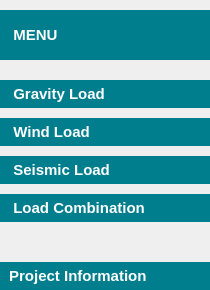
     <widget class="QWidget" name="leftMenu" native="true">
      <property name="minimumSize">
       <size>
        <width>210</width>
        <height>0</height>
       </size>
      </property>
      <property name="maximumSize">
       <size>
        <width>45</width>
        <height>16777215</height>
       </size>
      </property>
      <property name="styleSheet">
       <string notr="true">QPushButton {
	background-color:#007e8e;
	border-style:solid;
	text-align: left;	
    color:#fefeff;
	padding:5px;
}
#leftMenu:hover{
	color:#000000;
	padding:5px;
}
QPushButton:hover{
	background-color:#dddddd;
	border-color:#dddddd;
	border-style:solid;
	border-width: 2px;
	border-top-left-radius:10px;
	text-align: left;	
    color:#000000;
	padding:5px;
}

</string>
      </property>
      <layout class="QVBoxLayout" name="verticalLayout_2">
       <property name="spacing">
        <number>0</number>
       </property>
       <property name="leftMargin">
        <number>0</number>
       </property>
       <property name="topMargin">
        <number>0</number>
       </property>
       <property name="rightMargin">
        <number>0</number>
       </property>
       <property name="bottomMargin">
        <number>0</number>
       </property>
       <item>
        <spacer name="verticalSpacer_2">
         <property name="orientation">
          <enum>Qt::Vertical</enum>
         </property>
         <property name="sizeType">
          <enum>QSizePolicy::Fixed</enum>
         </property>
         <property name="sizeHint" stdset="0">
          <size>
           <width>20</width>
           <height>10</height>
          </size>
         </property>
        </spacer>
       </item>
       <item>
        <widget class="QPushButton" name="BtnMenu">
         <property name="sizePolicy">
          <sizepolicy hsizetype="Minimum" vsizetype="Fixed">
           <horstretch>0</horstretch>
           <verstretch>0</verstretch>
          </sizepolicy>
         </property>
         <property name="minimumSize">
          <size>
           <width>0</width>
           <height>50</height>
          </size>
         </property>
         <property name="maximumSize">
          <size>
           <width>16777215</width>
           <height>50</height>
          </size>
         </property>
         <property name="font">
          <font>
           <pointsize>11</pointsize>
           <bold>true</bold>
          </font>
         </property>
         <property name="contextMenuPolicy">
          <enum>Qt::PreventContextMenu</enum>
         </property>
         <property name="text">
          <string>  MENU</string>
         </property>
         <property name="icon">
          <iconset resource="resource.qrc">
           <normaloff>:/White_Icon/Icons/white/iconmonstr-menu-1-240 (1).png</normaloff>:/White_Icon/Icons/white/iconmonstr-menu-1-240 (1).png</iconset>
         </property>
         <property name="iconSize">
          <size>
           <width>24</width>
           <height>24</height>
          </size>
         </property>
        </widget>
       </item>
       <item>
        <spacer name="verticalSpacer_3">
         <property name="orientation">
          <enum>Qt::Vertical</enum>
         </property>
         <property name="sizeType">
          <enum>QSizePolicy::Fixed</enum>
         </property>
         <property name="sizeHint" stdset="0">
          <size>
           <width>20</width>
           <height>20</height>
          </size>
         </property>
        </spacer>
       </item>
       <item>
        <widget class="QPushButton" name="BtnGL">
         <property name="sizePolicy">
          <sizepolicy hsizetype="Minimum" vsizetype="Maximum">
           <horstretch>0</horstretch>
           <verstretch>0</verstretch>
          </sizepolicy>
         </property>
         <property name="maximumSize">
          <size>
           <width>16777215</width>
           <height>30</height>
          </size>
         </property>
         <property name="baseSize">
          <size>
           <width>0</width>
           <height>0</height>
          </size>
         </property>
         <property name="font">
          <font>
           <pointsize>11</pointsize>
           <bold>true</bold>
          </font>
         </property>
         <property name="text">
          <string>  Gravity Load</string>
         </property>
         <property name="icon">
          <iconset resource="resource.qrc">
           <normaloff>:/White_Icon/Icons/white/iconmonstr-construction-10-240.png</normaloff>:/White_Icon/Icons/white/iconmonstr-construction-10-240.png</iconset>
         </property>
         <property name="iconSize">
          <size>
           <width>24</width>
           <height>24</height>
          </size>
         </property>
        </widget>
       </item>
       <item>
        <spacer name="verticalSpacer_4">
         <property name="orientation">
          <enum>Qt::Vertical</enum>
         </property>
         <property name="sizeType">
          <enum>QSizePolicy::Fixed</enum>
         </property>
         <property name="sizeHint" stdset="0">
          <size>
           <width>20</width>
           <height>10</height>
          </size>
         </property>
        </spacer>
       </item>
       <item>
        <widget class="QPushButton" name="BtnWL">
         <property name="sizePolicy">
          <sizepolicy hsizetype="Minimum" vsizetype="Fixed">
           <horstretch>0</horstretch>
           <verstretch>0</verstretch>
          </sizepolicy>
         </property>
         <property name="font">
          <font>
           <pointsize>11</pointsize>
           <bold>true</bold>
          </font>
         </property>
         <property name="text">
          <string>  Wind Load</string>
         </property>
         <property name="icon">
          <iconset resource="resource.qrc">
           <normaloff>:/White_Icon/Icons/white/iconmonstr-weather-64-240.png</normaloff>:/White_Icon/Icons/white/iconmonstr-weather-64-240.png</iconset>
         </property>
         <property name="iconSize">
          <size>
           <width>24</width>
           <height>24</height>
          </size>
         </property>
        </widget>
       </item>
       <item>
        <spacer name="verticalSpacer_5">
         <property name="orientation">
          <enum>Qt::Vertical</enum>
         </property>
         <property name="sizeType">
          <enum>QSizePolicy::Fixed</enum>
         </property>
         <property name="sizeHint" stdset="0">
          <size>
           <width>20</width>
           <height>10</height>
          </size>
         </property>
        </spacer>
       </item>
       <item>
        <widget class="QPushButton" name="BtnEL">
         <property name="sizePolicy">
          <sizepolicy hsizetype="Minimum" vsizetype="Fixed">
           <horstretch>0</horstretch>
           <verstretch>0</verstretch>
          </sizepolicy>
         </property>
         <property name="font">
          <font>
           <pointsize>11</pointsize>
           <bold>true</bold>
          </font>
         </property>
         <property name="text">
          <string>  Seismic Load</string>
         </property>
         <property name="icon">
          <iconset resource="resource.qrc">
           <normaloff>:/White_Icon/Icons/white/iconmonstr-sound-wave-8-240.png</normaloff>:/White_Icon/Icons/white/iconmonstr-sound-wave-8-240.png</iconset>
         </property>
         <property name="iconSize">
          <size>
           <width>24</width>
           <height>24</height>
          </size>
         </property>
        </widget>
       </item>
       <item>
        <spacer name="verticalSpacer_6">
         <property name="orientation">
          <enum>Qt::Vertical</enum>
         </property>
         <property name="sizeType">
          <enum>QSizePolicy::Fixed</enum>
         </property>
         <property name="sizeHint" stdset="0">
          <size>
           <width>20</width>
           <height>10</height>
          </size>
         </property>
        </spacer>
       </item>
       <item>
        <widget class="QPushButton" name="BtnLC">
         <property name="font">
          <font>
           <pointsize>11</pointsize>
           <bold>true</bold>
          </font>
         </property>
         <property name="text">
          <string>  Load Combination</string>
         </property>
         <property name="icon">
          <iconset resource="resource.qrc">
           <normaloff>:/White_Icon/Icons/white/iconmonstr-inbox-17-240.png</normaloff>:/White_Icon/Icons/white/iconmonstr-inbox-17-240.png</iconset>
         </property>
         <property name="iconSize">
          <size>
           <width>24</width>
           <height>24</height>
          </size>
         </property>
        </widget>
       </item>
       <item>
        <spacer name="verticalSpacer">
         <property name="orientation">
          <enum>Qt::Vertical</enum>
         </property>
         <property name="sizeHint" stdset="0">
          <size>
           <width>20</width>
           <height>40</height>
          </size>
         </property>
        </spacer>
       </item>
       <item>
        <widget class="QPushButton" name="BtnInfo">
         <property name="sizePolicy">
          <sizepolicy hsizetype="Minimum" vsizetype="Fixed">
           <horstretch>0</horstretch>
           <verstretch>0</verstretch>
          </sizepolicy>
         </property>
         <property name="baseSize">
          <size>
           <width>0</width>
           <height>30</height>
          </size>
         </property>
         <property name="font">
          <font>
           <pointsize>11</pointsize>
           <bold>true</bold>
          </font>
         </property>
         <property name="text">
          <string> Project Information</string>
         </property>
         <property name="icon">
          <iconset resource="resource.qrc">
           <normaloff>:/White_Icon/Icons/white/iconmonstr-gear-thin-240.png</normaloff>:/White_Icon/Icons/white/iconmonstr-gear-thin-240.png</iconset>
         </property>
         <property name="iconSize">
          <size>
           <width>24</width>
           <height>24</height>
          </size>
         </property>
        </widget>
       </item>
      </layout>
     </widget>
